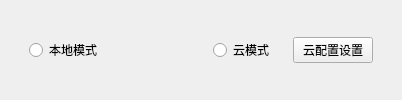
<?xml version="1.0" encoding="UTF-8"?>
<ui version="4.0">
 <class>Form_mode_change</class>
 <widget class="QWidget" name="Form_mode_change">
  <property name="enabled">
   <bool>true</bool>
  </property>
  <property name="geometry">
   <rect>
    <x>0</x>
    <y>0</y>
    <width>402</width>
    <height>100</height>
   </rect>
  </property>
  <property name="sizePolicy">
   <sizepolicy hsizetype="Fixed" vsizetype="Fixed">
    <horstretch>0</horstretch>
    <verstretch>0</verstretch>
   </sizepolicy>
  </property>
  <property name="minimumSize">
   <size>
    <width>300</width>
    <height>100</height>
   </size>
  </property>
  <property name="maximumSize">
   <size>
    <width>402</width>
    <height>16777215</height>
   </size>
  </property>
  <property name="windowTitle">
   <string>模式设置</string>
  </property>
  <layout class="QVBoxLayout" name="verticalLayout_2">
   <item>
    <widget class="QWidget" name="widget" native="true">
     <property name="maximumSize">
      <size>
       <width>400</width>
       <height>16777215</height>
      </size>
     </property>
     <layout class="QHBoxLayout" name="horizontalLayout">
      <item>
       <widget class="QWidget" name="widget_3" native="true">
        <layout class="QHBoxLayout" name="horizontalLayout_3">
         <item>
          <widget class="QRadioButton" name="local_radioButton">
           <property name="text">
            <string>本地模式</string>
           </property>
           <property name="icon">
            <iconset resource="res.qrc">
             <normaloff>:/ico/local.ico</normaloff>:/ico/local.ico</iconset>
           </property>
          </widget>
         </item>
        </layout>
       </widget>
      </item>
      <item>
       <widget class="QWidget" name="widget_2" native="true">
        <layout class="QHBoxLayout" name="horizontalLayout_2">
         <item>
          <widget class="QRadioButton" name="clould_radioButton">
           <property name="text">
            <string>云模式</string>
           </property>
           <property name="icon">
            <iconset resource="res.qrc">
             <normaloff>:/ico/yum.ico</normaloff>:/ico/yum.ico</iconset>
           </property>
          </widget>
         </item>
         <item>
          <widget class="QPushButton" name="pushButton">
           <property name="text">
            <string>云配置设置</string>
           </property>
          </widget>
         </item>
        </layout>
       </widget>
      </item>
     </layout>
    </widget>
   </item>
  </layout>
 </widget>
 <resources>
  <include location="res.qrc"/>
 </resources>
 <connections/>
</ui>
